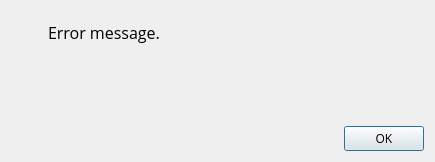
<?xml version="1.0" encoding="UTF-8"?>
<ui version="4.0">
 <class>error</class>
 <widget class="QDialog" name="error">
  <property name="windowModality">
   <enum>Qt::ApplicationModal</enum>
  </property>
  <property name="geometry">
   <rect>
    <x>0</x>
    <y>0</y>
    <width>435</width>
    <height>162</height>
   </rect>
  </property>
  <property name="font">
   <font>
    <family>Open Sans</family>
   </font>
  </property>
  <property name="windowTitle">
   <string>Foutmelding</string>
  </property>
  <layout class="QVBoxLayout">
   <item>
    <widget class="QFrame" name="frame">
     <layout class="QFormLayout" name="formLayout">
      <property name="horizontalSpacing">
       <number>20</number>
      </property>
      <property name="leftMargin">
       <number>10</number>
      </property>
      <property name="topMargin">
       <number>10</number>
      </property>
      <property name="rightMargin">
       <number>0</number>
      </property>
      <property name="bottomMargin">
       <number>0</number>
      </property>
      <item row="0" column="0">
       <widget class="QLabel" name="label">
        <property name="text">
         <string/>
        </property>
        <property name="pixmap">
         <pixmap>icons/error.png</pixmap>
        </property>
       </widget>
      </item>
      <item row="0" column="1">
       <widget class="QLabel" name="lblError">
        <property name="font">
         <font>
          <pointsize>12</pointsize>
         </font>
        </property>
        <property name="text">
         <string>Error message.</string>
        </property>
        <property name="alignment">
         <set>Qt::AlignLeading|Qt::AlignLeft|Qt::AlignTop</set>
        </property>
        <property name="margin">
         <number>7</number>
        </property>
       </widget>
      </item>
     </layout>
    </widget>
   </item>
   <item>
    <spacer name="verticalSpacer">
     <property name="orientation">
      <enum>Qt::Vertical</enum>
     </property>
     <property name="sizeHint" stdset="0">
      <size>
       <width>20</width>
       <height>40</height>
      </size>
     </property>
    </spacer>
   </item>
   <item>
    <widget class="QFrame" name="frmButtons">
     <layout class="QHBoxLayout" name="horizontalLayout">
      <property name="spacing">
       <number>0</number>
      </property>
      <property name="leftMargin">
       <number>0</number>
      </property>
      <property name="topMargin">
       <number>0</number>
      </property>
      <property name="rightMargin">
       <number>0</number>
      </property>
      <property name="bottomMargin">
       <number>0</number>
      </property>
      <item>
       <spacer name="horizontalSpacer">
        <property name="orientation">
         <enum>Qt::Horizontal</enum>
        </property>
        <property name="sizeHint" stdset="0">
         <size>
          <width>183</width>
          <height>20</height>
         </size>
        </property>
       </spacer>
      </item>
      <item>
       <widget class="QPushButton" name="btnOK">
        <property name="text">
         <string>OK</string>
        </property>
       </widget>
      </item>
     </layout>
    </widget>
   </item>
  </layout>
  <zorder>frmButtons</zorder>
  <zorder>frame</zorder>
  <zorder>verticalSpacer</zorder>
 </widget>
 <resources/>
 <connections>
  <connection>
   <sender>btnOK</sender>
   <signal>clicked()</signal>
   <receiver>error</receiver>
   <slot>close()</slot>
   <hints>
    <hint type="sourcelabel">
     <x>383</x>
     <y>139</y>
    </hint>
    <hint type="destinationlabel">
     <x>217</x>
     <y>80</y>
    </hint>
   </hints>
  </connection>
 </connections>
</ui>
